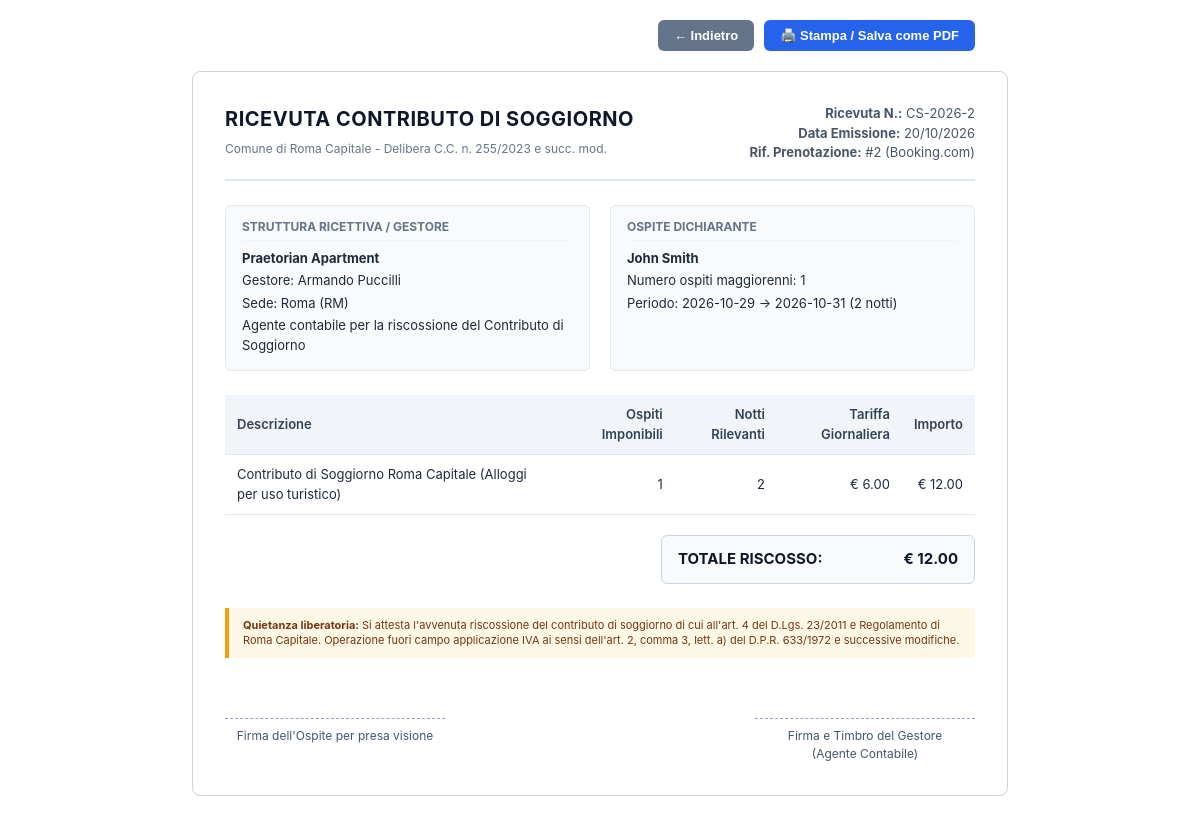
Screenshot of /dashboard/receipt/tourist-tax/2 with the database file from the repository.
### tables this page shows
CREATE TABLE bookings (
        id INTEGER PRIMARY KEY AUTOINCREMENT,
        guest_name TEXT NOT NULL,
        channel TEXT NOT NULL,               -- Airbnb, Booking, Diretto
        check_in DATE NOT NULL,
        check_out DATE NOT NULL,
        nights INTEGER NOT NULL,
        guests_count INTEGER NOT NULL,
        gross_revenue REAL NOT NULL,         -- Incasso lordo totale
        ota_commission REAL DEFAULT 0.0,     -- Commissione portale
        cleaning_cost REAL DEFAULT 0.0,      -- Costo pulizia/lavanderia
        linen_kit_cost REAL DEFAULT 0.0,     -- Noleggio/cambio kit biancheria
        utilities_est REAL DEFAULT 0.0,      -- Quota forfettaria utenze
        net_profit REAL DEFAULT 0.0,         -- Utile netto effettivo
        created_at TIMESTAMP DEFAULT CURRENT_TIMESTAMP
    );

### app/routers/dashboard.py (the view)
@router.get("/receipt/tourist-tax/{booking_id}")
async def generate_tourist_tax_receipt(booking_id: int, request: Request):
    conn = get_db_connection()
    cursor = conn.cursor()
    cursor.execute("SELECT * FROM bookings WHERE id = ?", (booking_id,))
    booking = cursor.fetchone()
    conn.close()
    if not booking:
        raise HTTPException(status_code=404, detail="Prenotazione non trovata")
    booking = dict(booking)
    effective_nights = min(booking["nights"], 10)
    tax_total = booking["guests_count"] * effective_nights * 6.0
    today_str = date.today().strftime("%d/%m/%Y")
    receipt_year = str(booking["check_in"])[:4]
    return templates.TemplateResponse(
        request=request,
        name="receipt_tourist_tax.html",
        context={
            "booking": booking,
            "receipt_year": receipt_year,
            "tourist_tax": tax_total,
            "today_date": today_str
        }
    )

### templates/receipt_tourist_tax.html (shortened to what this page needs)
<!DOCTYPE html>
<html lang="it">
<head>
</head>
<body>
<div class="actions-bar no-print">
    <button onclick="window.history.back()" class="btn btn-secondary">&larr; Indietro</button>
    <button onclick="window.print()" class="btn">🖨️ Stampa / Salva come PDF</button>
</div>
<div class="receipt-card">
    <div class="header">
        <div>
            <h1>Ricevuta Contributo di Soggiorno</h1>
            <div style="font-size: 12px; color: #64748b;">Comune di Roma Capitale - Delibera C.C. n. 255/2023 e succ. mod.</div>
        </div>
        <div class="receipt-meta">
            <div><strong>Ricevuta N.:</strong> CS-{{ receipt_year }}-{{ booking.id }}</div>
            <div><strong>Data Emissione:</strong> {{ today_date }}</div>
            <div><strong>Rif. Prenotazione:</strong> #{{ booking.id }} ({{ booking.channel }})</div>
        </div>
    </div>
    <div class="parties">
        <div class="party">
            <div class="section-title">Struttura Ricettiva / Gestore</div>
            <p><strong>Praetorian Apartment</strong></p>
            <p>Gestore: Armando Puccilli</p>
            <p>Sede: Roma (RM)</p>
            <p>Agente contabile per la riscossione del Contributo di Soggiorno</p>
        </div>
        <div class="party">
            <div class="section-title">Ospite Dichiarante</div>
            <p><strong>{{ booking.guest_name }}</strong></p>
            <p>Numero ospiti maggiorenni: {{ booking.guests_count }}</p>
            <p>Periodo: {{ booking.check_in }} &rarr; {{ booking.check_out }} ({{ booking.nights }} notti)</p>
        </div>
    </div>
    <table>
        <thead>
            <tr>
                <th>Descrizione</th>
                <th class="num">Ospiti Imponibili</th>
                <th class="num">Notti Rilevanti</th>
                <th class="num">Tariffa Giornaliera</th>
                <th class="num">Importo</th>
            </tr>
        </thead>
        <tbody>
            <tr>
                <td>Contributo di Soggiorno Roma Capitale (Alloggi per uso turistico)</td>
                <td class="num">{{ booking.guests_count }}</td>
                <td class="num">{{ booking.nights }}</td>
                <td class="num">&euro; 6.00</td>
                <td class="num">&euro; {{ "%.2f"|format(tourist_tax) }}</td>
            </tr>
        </tbody>
    </table>
    <div class="total-box">
        <div class="total-content">
            <div class="total-row">
                <span>TOTALE RISCOSSO:</span>
                <span>&euro; {{ "%.2f"|format(tourist_tax) }}</span>
            </div>
        </div>
    </div>
    <div class="legal-note">
        <strong>Quietanza liberatoria:</strong> Si attesta l'avvenuta riscossione del contributo di soggiorno di cui all'art. 4 del D.Lgs. 23/2011 e Regolamento di Roma Capitale. Operazione fuori campo applicazione IVA ai sensi dell'art. 2, comma 3, lett. a) del D.P.R. 633/1972 e successive modifiche.
    </div>
    <div class="footer-signatures">
        <div class="signature-box">
            Firma dell'Ospite per presa visione
        </div>
        <div class="signature-box">
            Firma e Timbro del Gestore<br>(Agente Contabile)
        </div>
    </div>
</div>
</body>
</html>

### templates/receipt_tourist_tax.html (style rules this page uses)
body { font-family: -apple-system, BlinkMacSystemFont, "Segoe UI", Roboto, Helvetica, Arial, sans-serif; color: #1e293b; background: #ffffff; margin: 0; padding: 20px; font-size: 14px; line-height: 1.5; }
.receipt-card { max-width: 750px; margin: 0 auto; border: 1px solid #cbd5e1; border-radius: 8px; padding: 32px; }
.header { display: flex; justify-content: space-between; align-items: flex-start; border-bottom: 2px solid #e2e8f0; padding-bottom: 16px; margin-bottom: 24px; }
.header h1 { margin: 0 0 6px 0; font-size: 20px; color: #0f172a; text-transform: uppercase; letter-spacing: 0.5px; }
.receipt-meta { text-align: right; font-size: 13px; color: #475569; }
.section-title { font-size: 12px; font-weight: 700; text-transform: uppercase; color: #64748b; margin-bottom: 8px; border-bottom: 1px solid #f1f5f9; padding-bottom: 4px; }
.parties { display: flex; justify-content: space-between; gap: 20px; margin-bottom: 24px; }
.party { flex: 1; background: #f8fafc; border: 1px solid #e2e8f0; border-radius: 6px; padding: 12px 16px; }
.party p { margin: 3px 0; font-size: 13px; }
table { width: 100%; border-collapse: collapse; margin: 20px 0; }
th, td { padding: 10px 12px; text-align: left; border-bottom: 1px solid #e2e8f0; font-size: 13px; }
th { background-color: #f1f5f9; color: #334155; font-weight: 600; }
td.num, th.num { text-align: right; }
.total-box { display: flex; justify-content: flex-end; margin-top: 10px; margin-bottom: 24px; }
.total-content { width: 280px; background: #f8fafc; border: 1px solid #cbd5e1; border-radius: 6px; padding: 12px 16px; }
.total-row { display: flex; justify-content: space-between; font-size: 15px; font-weight: 700; color: #0f172a; }
.legal-note { background: #fdf8e6; border-left: 4px solid #f59e0b; padding: 10px 14px; font-size: 11px; color: #78350f; border-radius: 0 4px 4px 0; margin-bottom: 28px; line-height: 1.4; }
.footer-signatures { display: flex; justify-content: space-between; margin-top: 40px; padding-top: 20px; }
.signature-box { width: 220px; text-align: center; border-top: 1px dashed #94a3b8; padding-top: 8px; font-size: 12px; color: #475569; }
.actions-bar { max-width: 750px; margin: 0 auto 16px auto; display: flex; justify-content: space-between; align-items: center; }
.btn { padding: 8px 16px; background: #2563eb; color: #fff; text-decoration: none; border: none; border-radius: 6px; font-weight: 600; font-size: 13px; cursor: pointer; }
.btn-secondary { background: #64748b; }
.actions-bar { margin-bottom: 20px; display: flex; justify-content: flex-end; gap: 10px; }

### rows the page displays
bookings: id "2", channel "Booking.com", guest_name "John Smith", guests_count "1", check_in "2026-10-29", check_out "2026-10-31", nights "2"

### other values shown
{{ receipt_year }} "2026"
{{ today_date }} "20/10/2026"
{{ "%.2f"|format(tourist_tax) }} "12.00"
